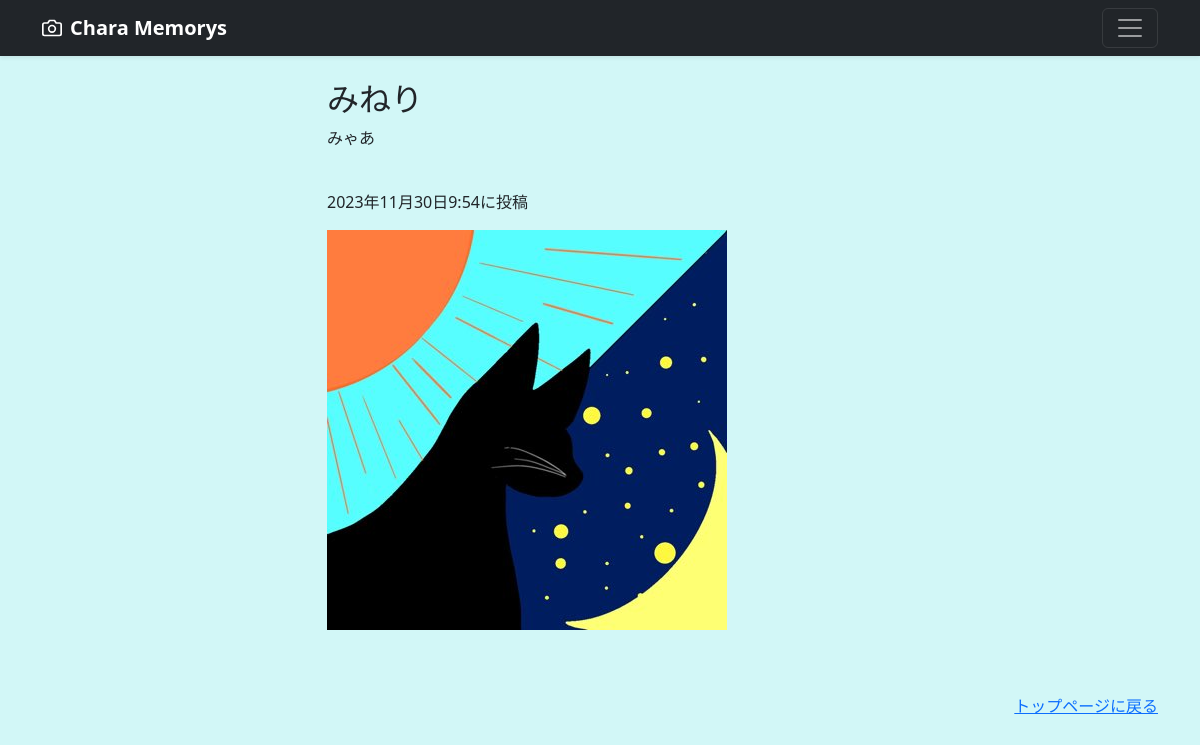
Before: /chara-detail/23 with the older database file.
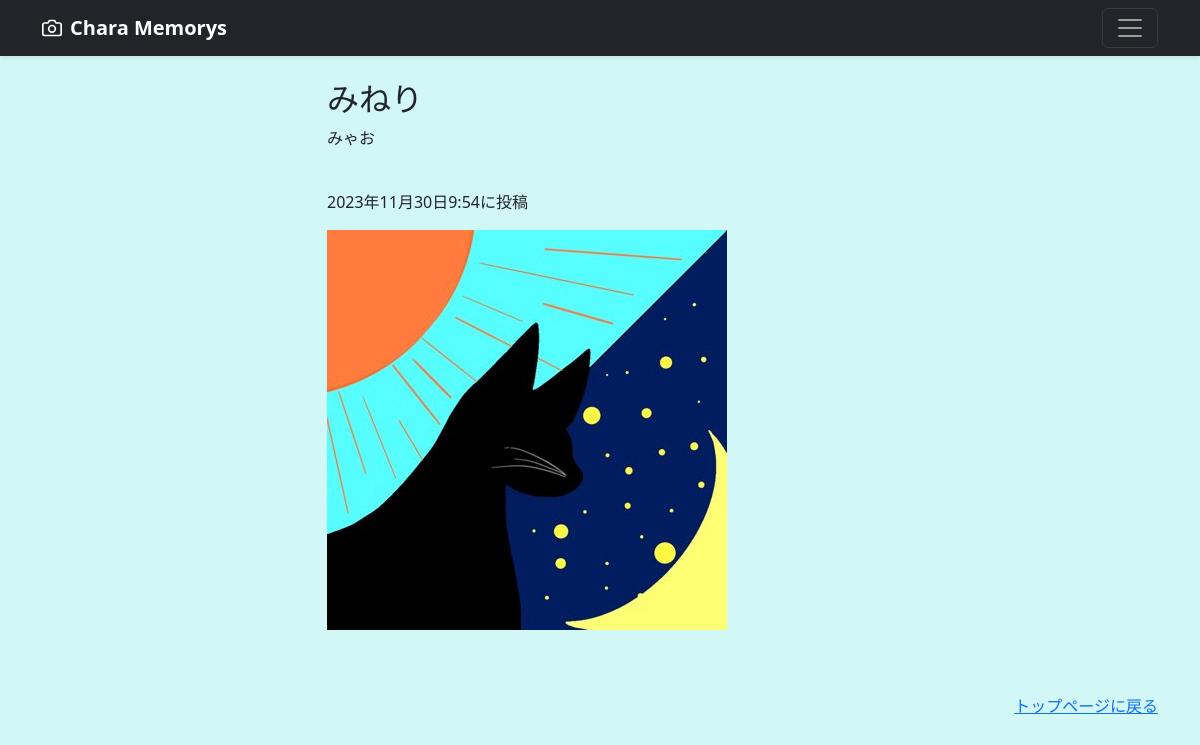
After: the same page with the newer database file.
### chara/models.py (models this page shows, shortened)
class CharaMake(models.Model):
    user = models.ForeignKey(
        CustomUser,
        verbose_name='ユーザー',
        on_delete = models.CASCADE
        )
    category = models.ForeignKey(
        Category,
        verbose_name='カテゴリ',
        on_delete=models.PROTECT
        )
    title = models.CharField(
        verbose_name='タイトル',
        max_length=200
        )
    comment = models.TextField(
        verbose_name='コメント',
        )
    image1 = models.ImageField(
        verbose_name='イメージ1',
        upload_to = 'charas',
        )
    image2 = models.ImageField(
        verbose_name='イメージ2',
        upload_to='charas',
        blank=True,
        null=True
        )
    posted_at = models.DateTimeField(
        verbose_name='投稿日時',
        auto_now_add=True
        )

### chara/views.py (the view)
# urls.py: path('chara-detail/<int:pk>', views.DetailView.as_view(), name='chara_detail'),
class DetailView(DetailView):
    template_name = 'detail.html'
    model = CharaMake

### chara/templates/detail.html (shortened to what this page needs)
{% extends 'base.html' %}
      {% block contents %}
      <br>
      <div class="container">
        <div class="row">
            <div class="col offset-3">
                <h2>{{object.title}}</h2>
                <p>{{object.comment}}</p>
                <br>
                <p>{{object.posted_at}}に投稿</p>
                <p><img src="{{ object.image1.url }}"></img></p>
            </div>
        </div>
      </div>
      {% endblock %}

### chara/templates/base.html (shortened to what this page needs)
{% load static %}
<!doctype html>
<html lang="ja" data-bs-theme="auto">
  <head>
    <link href="https://cdn.jsdelivr.net/npm/bootstrap@5.3.0/dist/css/bootstrap.min.css" rel="stylesheet">
<link href="../assets/dist/css/bootstrap.min.css" rel="stylesheet">
  </head>
  <body>
    <header data-bs-theme="dark">
      <div class="navbar navbar-dark bg-dark shadow-sm">
        <div class="container">
          <a href="{% url 'chara:index' %}" class="navbar-brand d-flex align-items-center">
            <strong>Chara Memorys</strong>
          </a>
          <button class="navbar-toggler" type="button" data-bs-toggle="collapse" data-bs-target="#navbarHeader" aria-controls="navbarHeader" aria-expanded="false" aria-label="Toggle navigation">
            <span class="navbar-toggler-icon"></span>
          </button>
        </div>
      </div>
    </header>
    <main>
    {% block contents %}{% endblock %}
    </main>
    <footer class="text-body-secondary py-5">
      <div class="container">
        <p class="float-end mb-1">
          <a href="{% url 'chara:index' %}">トップページに戻る</a>
        </p>
      </div>
    </footer>
  </body>
</html>

### chara/templates/base.html (style rules this page uses)
body { background-color: rgb(210, 247, 247); }

Changed rows visible on the page:
changed CharaMake "みねり": comment "みゃあ" → "みゃお"
